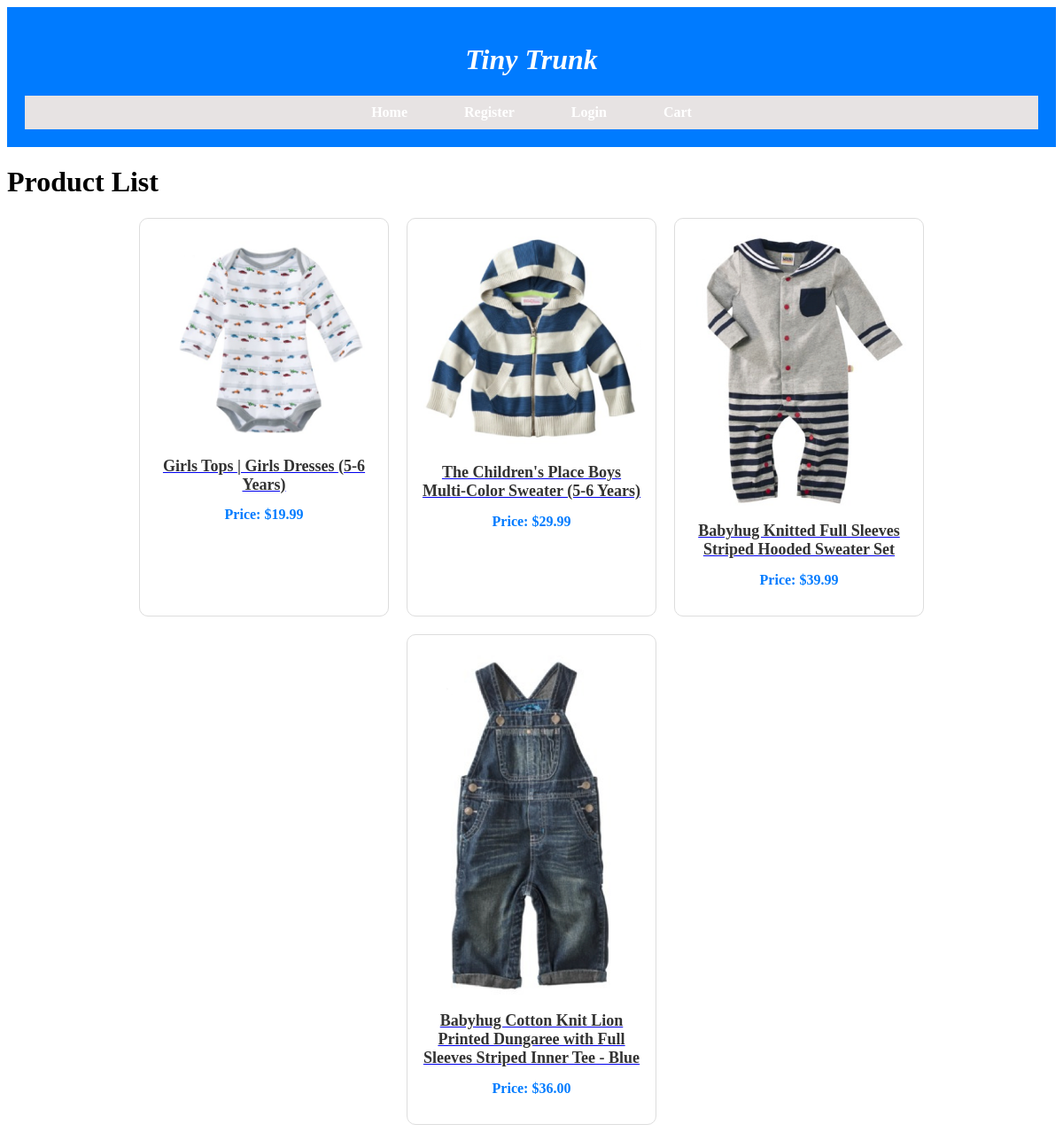
The page / on the database its author committed.
### tables this page shows
CREATE TABLE `products` (
  `id` int(11) NOT NULL,
  `name` varchar(255) NOT NULL,
  `description` text DEFAULT NULL,
  `price` decimal(10,2) DEFAULT NULL,
  `image_url` varchar(255) DEFAULT NULL,
  `created_at` timestamp NOT NULL DEFAULT current_timestamp()
);

### index.php (the view, shortened to what this page needs)
<?php
include 'db_config.php';
$sql = "SELECT * FROM products";
$result = $conn->query($sql);
?>
<!DOCTYPE html>
<html lang="en">
<head>
    <link rel="stylesheet" href="css/style.css">
</head>
<body>
<header>
        <i><h1>Tiny Trunk</h1></i>
        <nav>
            <ul>
                <li><a href="index.php">Home</a></li>
                <?php if (!isset($_SESSION['user_id'])): ?>
                    <li><a href="register.php">Register</a></li>
                    <li><a href="login.php">Login</a></li>
                    <li><a href="cart.php">Cart</a></li>
                <?php else: ?>
                    <li><a href="logout.php">Logout</a></li>
                    <li><a href="cart.php">Cart</a></li>
                <?php endif; ?>
            </ul>
        </nav>
    </header>
    <h1>Product List</h1>
    <div class="product-list">
        <?php
        if ($result && $result->num_rows > 0) {
            while($row = $result->fetch_assoc()) {
                $image_url = !empty($row['image_url']) ? $row['image_url'] : 'images/default.jpg';
                echo "<div class='product'>";
                echo "<a href='product_details.php?id=" . htmlspecialchars($row['id']) . "'>";
                echo "<img src='" . htmlspecialchars($image_url) . "' alt='" . htmlspecialchars($row['name']) . "' />";
                echo "<h2>" . htmlspecialchars($row['name']) . "</h2>";
                echo "</a>";
                echo "<p class='price'>Price: $" . htmlspecialchars($row['price']) . "</p>";
                echo "</div>";
            }
        } else {
            echo "<p>No products available.</p>";
        }
        ?>
    </div>
</body>
</html>

### css/style.css (style rules this page uses)
nav { background-color: #e7e3e3; padding: 10px; text-align: center; }
nav ul { list-style-type: none; margin: 0; padding: 0; }
nav ul li { display: inline; margin: 0 15px; }
nav ul li a { color: #fff; text-decoration: none; font-weight: bold; font-size: 16px; padding: 8px 15px; transition: color 0.3s, background-color 0.3s; }
header { text-align: center; padding: 20px; background-color: #007bff; color: #fff; }
.product-list { display: flex; flex-wrap: wrap; gap: 20px; justify-content: center; margin-top: 20px; }
.product { width: 250px; padding: 15px; border: 1px solid #ddd; border-radius: 10px; text-align: center; transition: box-shadow 0.3s; background-color: #fff; }
.product img { width: 100%; height: auto; border-radius: 5px; }
.product h2 { font-size: 18px; color: #333; margin-top: 10px; }
.product p { font-size: 14px; color: #555; }
.product .price { font-size: 16px; color: #007bff; font-weight: bold; margin-top: 10px; }

### rows shown on the page
products: image_url (picture), name "Girls Tops | Girls Dresses (5-6 Years)", price "19.99"
products: image_url (picture), name "The Children's Place Boys Multi-Color Sweater (5-6 Years)", price "29.99"
products: image_url (picture), name "Babyhug Knitted Full Sleeves Striped Hooded Sweater Set", price "39.99"
products: shows a picture, name "Babyhug Cotton Knit Lion Printed Dungaree with Full Sleeves Striped Inner Tee - Blue", price "36.00"
